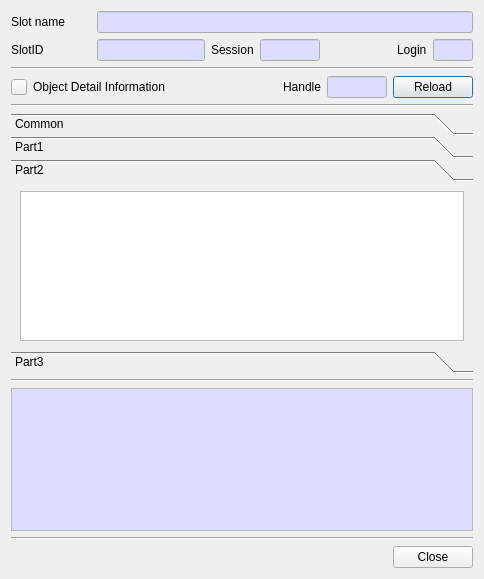
<?xml version="1.0" encoding="UTF-8"?>
<ui version="4.0">
 <class>ObjectViewDlg</class>
 <widget class="QDialog" name="ObjectViewDlg">
  <property name="geometry">
   <rect>
    <x>0</x>
    <y>0</y>
    <width>484</width>
    <height>579</height>
   </rect>
  </property>
  <property name="windowTitle">
   <string>Object Detail Information</string>
  </property>
  <layout class="QVBoxLayout" name="verticalLayout">
   <item>
    <layout class="QGridLayout" name="gridLayout_4">
     <property name="topMargin">
      <number>0</number>
     </property>
     <item row="0" column="0">
      <widget class="QLabel" name="label_3">
       <property name="minimumSize">
        <size>
         <width>80</width>
         <height>0</height>
        </size>
       </property>
       <property name="text">
        <string>Slot name</string>
       </property>
      </widget>
     </item>
     <item row="0" column="1">
      <widget class="QLineEdit" name="mSlotNameText">
       <property name="palette">
        <palette>
         <active>
          <colorrole role="Base">
           <brush brushstyle="SolidPattern">
            <color alpha="255">
             <red>221</red>
             <green>221</green>
             <blue>255</blue>
            </color>
           </brush>
          </colorrole>
         </active>
         <inactive>
          <colorrole role="Base">
           <brush brushstyle="SolidPattern">
            <color alpha="255">
             <red>221</red>
             <green>221</green>
             <blue>255</blue>
            </color>
           </brush>
          </colorrole>
         </inactive>
         <disabled/>
        </palette>
       </property>
       <property name="readOnly">
        <bool>true</bool>
       </property>
      </widget>
     </item>
    </layout>
   </item>
   <item>
    <layout class="QGridLayout" name="gridLayout_5">
     <property name="topMargin">
      <number>0</number>
     </property>
     <item row="0" column="2">
      <widget class="QLabel" name="label_5">
       <property name="text">
        <string>Session</string>
       </property>
      </widget>
     </item>
     <item row="0" column="3">
      <widget class="QLineEdit" name="mSessionText">
       <property name="minimumSize">
        <size>
         <width>60</width>
         <height>0</height>
        </size>
       </property>
       <property name="maximumSize">
        <size>
         <width>60</width>
         <height>16777215</height>
        </size>
       </property>
       <property name="palette">
        <palette>
         <active>
          <colorrole role="Base">
           <brush brushstyle="SolidPattern">
            <color alpha="255">
             <red>221</red>
             <green>221</green>
             <blue>255</blue>
            </color>
           </brush>
          </colorrole>
         </active>
         <inactive>
          <colorrole role="Base">
           <brush brushstyle="SolidPattern">
            <color alpha="255">
             <red>221</red>
             <green>221</green>
             <blue>255</blue>
            </color>
           </brush>
          </colorrole>
         </inactive>
         <disabled/>
        </palette>
       </property>
       <property name="readOnly">
        <bool>true</bool>
       </property>
      </widget>
     </item>
     <item row="0" column="0">
      <widget class="QLabel" name="label_4">
       <property name="minimumSize">
        <size>
         <width>80</width>
         <height>0</height>
        </size>
       </property>
       <property name="text">
        <string>SlotID</string>
       </property>
      </widget>
     </item>
     <item row="0" column="6">
      <widget class="QLineEdit" name="mLoginText">
       <property name="minimumSize">
        <size>
         <width>40</width>
         <height>0</height>
        </size>
       </property>
       <property name="maximumSize">
        <size>
         <width>40</width>
         <height>16777215</height>
        </size>
       </property>
       <property name="palette">
        <palette>
         <active>
          <colorrole role="Base">
           <brush brushstyle="SolidPattern">
            <color alpha="255">
             <red>221</red>
             <green>221</green>
             <blue>255</blue>
            </color>
           </brush>
          </colorrole>
         </active>
         <inactive>
          <colorrole role="Base">
           <brush brushstyle="SolidPattern">
            <color alpha="255">
             <red>221</red>
             <green>221</green>
             <blue>255</blue>
            </color>
           </brush>
          </colorrole>
         </inactive>
         <disabled/>
        </palette>
       </property>
       <property name="readOnly">
        <bool>true</bool>
       </property>
      </widget>
     </item>
     <item row="0" column="5">
      <widget class="QLabel" name="label_6">
       <property name="text">
        <string>Login</string>
       </property>
      </widget>
     </item>
     <item row="0" column="1">
      <widget class="QLineEdit" name="mSlotIDText">
       <property name="palette">
        <palette>
         <active>
          <colorrole role="Base">
           <brush brushstyle="SolidPattern">
            <color alpha="255">
             <red>221</red>
             <green>221</green>
             <blue>255</blue>
            </color>
           </brush>
          </colorrole>
         </active>
         <inactive>
          <colorrole role="Base">
           <brush brushstyle="SolidPattern">
            <color alpha="255">
             <red>221</red>
             <green>221</green>
             <blue>255</blue>
            </color>
           </brush>
          </colorrole>
         </inactive>
         <disabled/>
        </palette>
       </property>
       <property name="readOnly">
        <bool>true</bool>
       </property>
      </widget>
     </item>
     <item row="0" column="4">
      <spacer name="horizontalSpacer_3">
       <property name="orientation">
        <enum>Qt::Horizontal</enum>
       </property>
       <property name="sizeHint" stdset="0">
        <size>
         <width>40</width>
         <height>20</height>
        </size>
       </property>
      </spacer>
     </item>
    </layout>
   </item>
   <item>
    <widget class="Line" name="line_3">
     <property name="orientation">
      <enum>Qt::Horizontal</enum>
     </property>
    </widget>
   </item>
   <item>
    <layout class="QGridLayout" name="gridLayout_2">
     <property name="topMargin">
      <number>0</number>
     </property>
     <item row="0" column="5">
      <widget class="QPushButton" name="mReloadBtn">
       <property name="text">
        <string>Reload</string>
       </property>
      </widget>
     </item>
     <item row="0" column="2">
      <spacer name="horizontalSpacer_2">
       <property name="orientation">
        <enum>Qt::Horizontal</enum>
       </property>
       <property name="sizeHint" stdset="0">
        <size>
         <width>40</width>
         <height>20</height>
        </size>
       </property>
      </spacer>
     </item>
     <item row="0" column="4">
      <widget class="QLineEdit" name="mObjectText">
       <property name="minimumSize">
        <size>
         <width>60</width>
         <height>0</height>
        </size>
       </property>
       <property name="maximumSize">
        <size>
         <width>60</width>
         <height>16777215</height>
        </size>
       </property>
       <property name="palette">
        <palette>
         <active>
          <colorrole role="Base">
           <brush brushstyle="SolidPattern">
            <color alpha="255">
             <red>221</red>
             <green>221</green>
             <blue>255</blue>
            </color>
           </brush>
          </colorrole>
         </active>
         <inactive>
          <colorrole role="Base">
           <brush brushstyle="SolidPattern">
            <color alpha="255">
             <red>221</red>
             <green>221</green>
             <blue>255</blue>
            </color>
           </brush>
          </colorrole>
         </inactive>
         <disabled/>
        </palette>
       </property>
       <property name="readOnly">
        <bool>true</bool>
       </property>
      </widget>
     </item>
     <item row="0" column="3">
      <widget class="QLabel" name="label_2">
       <property name="text">
        <string>Handle</string>
       </property>
      </widget>
     </item>
     <item row="0" column="1">
      <widget class="QLabel" name="mObjectLabel">
       <property name="text">
        <string>Object Detail Information</string>
       </property>
      </widget>
     </item>
     <item row="0" column="0">
      <widget class="QPushButton" name="mObjectBtn">
       <property name="minimumSize">
        <size>
         <width>16</width>
         <height>0</height>
        </size>
       </property>
       <property name="maximumSize">
        <size>
         <width>16</width>
         <height>16</height>
        </size>
       </property>
       <property name="text">
        <string/>
       </property>
       <property name="icon">
        <iconset resource="cryptokiman.qrc">
         <normaloff>:/images/normal.png</normaloff>:/images/normal.png</iconset>
       </property>
       <property name="iconSize">
        <size>
         <width>16</width>
         <height>16</height>
        </size>
       </property>
       <property name="autoDefault">
        <bool>false</bool>
       </property>
       <property name="default">
        <bool>false</bool>
       </property>
      </widget>
     </item>
    </layout>
   </item>
   <item>
    <widget class="Line" name="line_2">
     <property name="orientation">
      <enum>Qt::Horizontal</enum>
     </property>
    </widget>
   </item>
   <item>
    <widget class="QToolBox" name="mObjectToolBox">
     <property name="sizePolicy">
      <sizepolicy hsizetype="Preferred" vsizetype="Expanding">
       <horstretch>0</horstretch>
       <verstretch>0</verstretch>
      </sizepolicy>
     </property>
     <property name="minimumSize">
      <size>
       <width>0</width>
       <height>260</height>
      </size>
     </property>
     <property name="contextMenuPolicy">
      <enum>Qt::CustomContextMenu</enum>
     </property>
     <property name="currentIndex">
      <number>2</number>
     </property>
     <property name="tabSpacing">
      <number>1</number>
     </property>
     <widget class="QWidget" name="mCommonTab">
      <property name="geometry">
       <rect>
        <x>0</x>
        <y>0</y>
        <width>466</width>
        <height>160</height>
       </rect>
      </property>
      <attribute name="label">
       <string>Common</string>
      </attribute>
      <layout class="QVBoxLayout" name="verticalLayout_2">
       <item>
        <widget class="QTableWidget" name="mCommonTable">
         <property name="contextMenuPolicy">
          <enum>Qt::CustomContextMenu</enum>
         </property>
         <attribute name="horizontalHeaderHighlightSections">
          <bool>false</bool>
         </attribute>
        </widget>
       </item>
      </layout>
     </widget>
     <widget class="QWidget" name="mPart1Tab">
      <property name="geometry">
       <rect>
        <x>0</x>
        <y>0</y>
        <width>466</width>
        <height>160</height>
       </rect>
      </property>
      <attribute name="label">
       <string>Part1</string>
      </attribute>
      <layout class="QVBoxLayout" name="verticalLayout_3">
       <item>
        <widget class="QTableWidget" name="mPart1Table">
         <property name="contextMenuPolicy">
          <enum>Qt::CustomContextMenu</enum>
         </property>
         <attribute name="horizontalHeaderHighlightSections">
          <bool>false</bool>
         </attribute>
        </widget>
       </item>
      </layout>
     </widget>
     <widget class="QWidget" name="mPart2Tab">
      <property name="geometry">
       <rect>
        <x>0</x>
        <y>0</y>
        <width>466</width>
        <height>160</height>
       </rect>
      </property>
      <attribute name="label">
       <string>Part2</string>
      </attribute>
      <layout class="QVBoxLayout" name="verticalLayout_4">
       <item>
        <widget class="QTableWidget" name="mPart2Table">
         <property name="contextMenuPolicy">
          <enum>Qt::CustomContextMenu</enum>
         </property>
         <attribute name="horizontalHeaderHighlightSections">
          <bool>false</bool>
         </attribute>
        </widget>
       </item>
      </layout>
     </widget>
     <widget class="QWidget" name="mPart3Tab">
      <property name="geometry">
       <rect>
        <x>0</x>
        <y>0</y>
        <width>466</width>
        <height>160</height>
       </rect>
      </property>
      <attribute name="label">
       <string>Part3</string>
      </attribute>
      <layout class="QVBoxLayout" name="verticalLayout_5">
       <item>
        <widget class="QTableWidget" name="mPart3Table">
         <property name="contextMenuPolicy">
          <enum>Qt::CustomContextMenu</enum>
         </property>
         <attribute name="horizontalHeaderHighlightSections">
          <bool>false</bool>
         </attribute>
        </widget>
       </item>
      </layout>
     </widget>
    </widget>
   </item>
   <item>
    <widget class="Line" name="line_4">
     <property name="orientation">
      <enum>Qt::Horizontal</enum>
     </property>
    </widget>
   </item>
   <item>
    <widget class="QPlainTextEdit" name="mDetailText">
     <property name="minimumSize">
      <size>
       <width>460</width>
       <height>0</height>
      </size>
     </property>
     <property name="palette">
      <palette>
       <active>
        <colorrole role="Base">
         <brush brushstyle="SolidPattern">
          <color alpha="255">
           <red>221</red>
           <green>221</green>
           <blue>255</blue>
          </color>
         </brush>
        </colorrole>
       </active>
       <inactive>
        <colorrole role="Base">
         <brush brushstyle="SolidPattern">
          <color alpha="255">
           <red>221</red>
           <green>221</green>
           <blue>255</blue>
          </color>
         </brush>
        </colorrole>
       </inactive>
       <disabled/>
      </palette>
     </property>
     <property name="readOnly">
      <bool>true</bool>
     </property>
    </widget>
   </item>
   <item>
    <widget class="Line" name="line">
     <property name="orientation">
      <enum>Qt::Horizontal</enum>
     </property>
    </widget>
   </item>
   <item>
    <layout class="QGridLayout" name="gridLayout">
     <item row="0" column="1">
      <widget class="QPushButton" name="mCloseBtn">
       <property name="text">
        <string>Close</string>
       </property>
      </widget>
     </item>
     <item row="0" column="0">
      <spacer name="horizontalSpacer">
       <property name="orientation">
        <enum>Qt::Horizontal</enum>
       </property>
       <property name="sizeHint" stdset="0">
        <size>
         <width>40</width>
         <height>20</height>
        </size>
       </property>
      </spacer>
     </item>
    </layout>
   </item>
  </layout>
 </widget>
 <tabstops>
  <tabstop>mSlotNameText</tabstop>
  <tabstop>mSlotIDText</tabstop>
  <tabstop>mSessionText</tabstop>
  <tabstop>mLoginText</tabstop>
  <tabstop>mObjectBtn</tabstop>
  <tabstop>mObjectText</tabstop>
  <tabstop>mReloadBtn</tabstop>
  <tabstop>mCommonTable</tabstop>
  <tabstop>mPart1Table</tabstop>
  <tabstop>mPart2Table</tabstop>
  <tabstop>mPart3Table</tabstop>
  <tabstop>mDetailText</tabstop>
  <tabstop>mCloseBtn</tabstop>
 </tabstops>
 <resources>
  <include location="cryptokiman.qrc"/>
 </resources>
 <connections/>
</ui>
